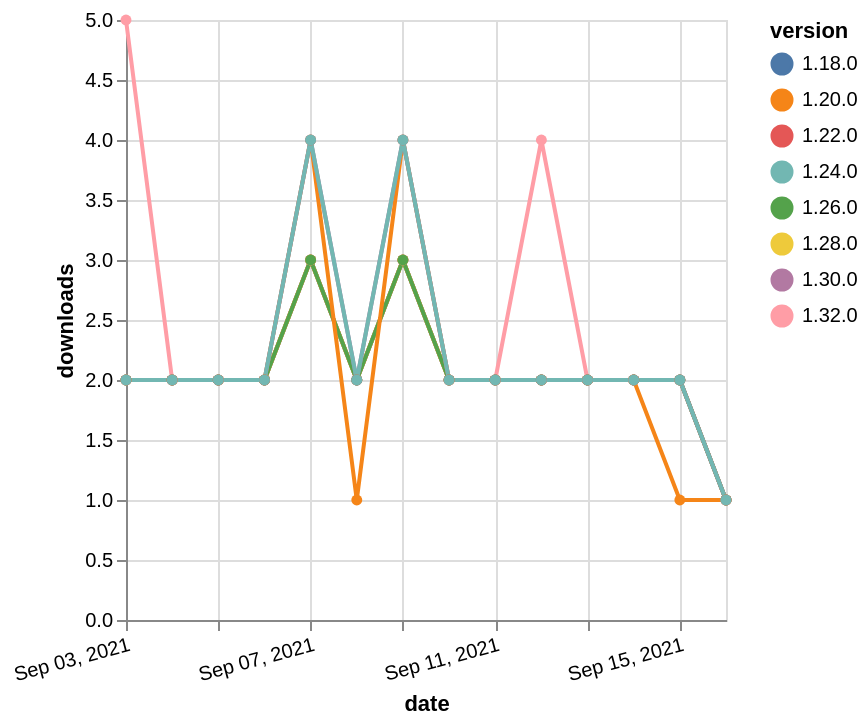

Here is the Vega-Lite specification saved for this chart:
### Vega-Lite specification from a JSON file in a GitHub repository (floating-point values rounded to 4 significant figures)
{"$schema": "https://vega.github.io/schema/vega-lite/v5.json", "description": "A simple bar chart with embedded data.", "data": {"values": [{"date": "2021-09-03", "total": 2410, "delta": 2, "version": "1.18.0"}, {"date": "2021-09-04", "total": 2412, "delta": 2, "version": "1.18.0"}, {"date": "2021-09-05", "total": 2414, "delta": 2, "version": "1.18.0"}, {"date": "2021-09-06", "total": 2416, "delta": 2, "version": "1.18.0"}, {"date": "2021-09-07", "total": 2419, "delta": 3, "version": "1.18.0"}, {"date": "2021-09-08", "total": 2421, "delta": 2, "version": "1.18.0"}, {"date": "2021-09-09", "total": 2424, "delta": 3, "version": "1.18.0"}, {"date": "2021-09-10", "total": 2426, "delta": 2, "version": "1.18.0"}, {"date": "2021-09-11", "total": 2428, "delta": 2, "version": "1.18.0"}, {"date": "2021-09-12", "total": 2430, "delta": 2, "version": "1.18.0"}, {"date": "2021-09-13", "total": 2432, "delta": 2, "version": "1.18.0"}, {"date": "2021-09-14", "total": 2434, "delta": 2, "version": "1.18.0"}, {"date": "2021-09-15", "total": 2436, "delta": 2, "version": "1.18.0"}, {"date": "2021-09-16", "total": 2437, "delta": 1, "version": "1.18.0"}, {"date": "2021-09-03", "total": 231, "delta": 5, "version": "1.32.0"}, {"date": "2021-09-04", "total": 233, "delta": 2, "version": "1.32.0"}, {"date": "2021-09-05", "total": 235, "delta": 2, "version": "1.32.0"}, {"date": "2021-09-06", "total": 237, "delta": 2, "version": "1.32.0"}, {"date": "2021-09-07", "total": 240, "delta": 3, "version": "1.32.0"}, {"date": "2021-09-08", "total": 242, "delta": 2, "version": "1.32.0"}, {"date": "2021-09-09", "total": 245, "delta": 3, "version": "1.32.0"}, {"date": "2021-09-10", "total": 247, "delta": 2, "version": "1.32.0"}, {"date": "2021-09-11", "total": 249, "delta": 2, "version": "1.32.0"}, {"date": "2021-09-12", "total": 253, "delta": 4, "version": "1.32.0"}, {"date": "2021-09-13", "total": 255, "delta": 2, "version": "1.32.0"}, {"date": "2021-09-14", "total": 257, "delta": 2, "version": "1.32.0"}, {"date": "2021-09-15", "total": 259, "delta": 2, "version": "1.32.0"}, {"date": "2021-09-16", "total": 260, "delta": 1, "version": "1.32.0"}, {"date": "2021-09-03", "total": 2078, "delta": 2, "version": "1.22.0"}, {"date": "2021-09-04", "total": 2080, "delta": 2, "version": "1.22.0"}, {"date": "2021-09-05", "total": 2082, "delta": 2, "version": "1.22.0"}, {"date": "2021-09-06", "total": 2084, "delta": 2, "version": "1.22.0"}, {"date": "2021-09-07", "total": 2087, "delta": 3, "version": "1.22.0"}, {"date": "2021-09-08", "total": 2089, "delta": 2, "version": "1.22.0"}, {"date": "2021-09-09", "total": 2092, "delta": 3, "version": "1.22.0"}, {"date": "2021-09-10", "total": 2094, "delta": 2, "version": "1.22.0"}, {"date": "2021-09-11", "total": 2096, "delta": 2, "version": "1.22.0"}, {"date": "2021-09-12", "total": 2098, "delta": 2, "version": "1.22.0"}, {"date": "2021-09-13", "total": 2100, "delta": 2, "version": "1.22.0"}, {"date": "2021-09-14", "total": 2102, "delta": 2, "version": "1.22.0"}, {"date": "2021-09-15", "total": 2104, "delta": 2, "version": "1.22.0"}, {"date": "2021-09-16", "total": 2105, "delta": 1, "version": "1.22.0"}, {"date": "2021-09-03", "total": 1019, "delta": 2, "version": "1.28.0"}, {"date": "2021-09-04", "total": 1021, "delta": 2, "version": "1.28.0"}, {"date": "2021-09-05", "total": 1023, "delta": 2, "version": "1.28.0"}, {"date": "2021-09-06", "total": 1025, "delta": 2, "version": "1.28.0"}, {"date": "2021-09-07", "total": 1028, "delta": 3, "version": "1.28.0"}, {"date": "2021-09-08", "total": 1030, "delta": 2, "version": "1.28.0"}, {"date": "2021-09-09", "total": 1033, "delta": 3, "version": "1.28.0"}, {"date": "2021-09-10", "total": 1035, "delta": 2, "version": "1.28.0"}, {"date": "2021-09-11", "total": 1037, "delta": 2, "version": "1.28.0"}, {"date": "2021-09-12", "total": 1039, "delta": 2, "version": "1.28.0"}, {"date": "2021-09-13", "total": 1041, "delta": 2, "version": "1.28.0"}, {"date": "2021-09-14", "total": 1043, "delta": 2, "version": "1.28.0"}, {"date": "2021-09-15", "total": 1045, "delta": 2, "version": "1.28.0"}, {"date": "2021-09-16", "total": 1046, "delta": 1, "version": "1.28.0"}, {"date": "2021-09-03", "total": 1477, "delta": 2, "version": "1.26.0"}, {"date": "2021-09-04", "total": 1479, "delta": 2, "version": "1.26.0"}, {"date": "2021-09-05", "total": 1481, "delta": 2, "version": "1.26.0"}, {"date": "2021-09-06", "total": 1483, "delta": 2, "version": "1.26.0"}, {"date": "2021-09-07", "total": 1486, "delta": 3, "version": "1.26.0"}, {"date": "2021-09-08", "total": 1488, "delta": 2, "version": "1.26.0"}, {"date": "2021-09-09", "total": 1491, "delta": 3, "version": "1.26.0"}, {"date": "2021-09-10", "total": 1493, "delta": 2, "version": "1.26.0"}, {"date": "2021-09-11", "total": 1495, "delta": 2, "version": "1.26.0"}, {"date": "2021-09-12", "total": 1497, "delta": 2, "version": "1.26.0"}, {"date": "2021-09-13", "total": 1499, "delta": 2, "version": "1.26.0"}, {"date": "2021-09-14", "total": 1501, "delta": 2, "version": "1.26.0"}, {"date": "2021-09-15", "total": 1503, "delta": 2, "version": "1.26.0"}, {"date": "2021-09-16", "total": 1504, "delta": 1, "version": "1.26.0"}, {"date": "2021-09-03", "total": 2522, "delta": 2, "version": "1.20.0"}, {"date": "2021-09-04", "total": 2524, "delta": 2, "version": "1.20.0"}, {"date": "2021-09-05", "total": 2526, "delta": 2, "version": "1.20.0"}, {"date": "2021-09-06", "total": 2528, "delta": 2, "version": "1.20.0"}, {"date": "2021-09-07", "total": 2532, "delta": 4, "version": "1.20.0"}, {"date": "2021-09-08", "total": 2533, "delta": 1, "version": "1.20.0"}, {"date": "2021-09-09", "total": 2537, "delta": 4, "version": "1.20.0"}, {"date": "2021-09-10", "total": 2539, "delta": 2, "version": "1.20.0"}, {"date": "2021-09-11", "total": 2541, "delta": 2, "version": "1.20.0"}, {"date": "2021-09-12", "total": 2543, "delta": 2, "version": "1.20.0"}, {"date": "2021-09-13", "total": 2545, "delta": 2, "version": "1.20.0"}, {"date": "2021-09-14", "total": 2547, "delta": 2, "version": "1.20.0"}, {"date": "2021-09-15", "total": 2548, "delta": 1, "version": "1.20.0"}, {"date": "2021-09-16", "total": 2549, "delta": 1, "version": "1.20.0"}, {"date": "2021-09-03", "total": 710, "delta": 2, "version": "1.30.0"}, {"date": "2021-09-04", "total": 712, "delta": 2, "version": "1.30.0"}, {"date": "2021-09-05", "total": 714, "delta": 2, "version": "1.30.0"}, {"date": "2021-09-06", "total": 716, "delta": 2, "version": "1.30.0"}, {"date": "2021-09-07", "total": 720, "delta": 4, "version": "1.30.0"}, {"date": "2021-09-08", "total": 722, "delta": 2, "version": "1.30.0"}, {"date": "2021-09-09", "total": 726, "delta": 4, "version": "1.30.0"}, {"date": "2021-09-10", "total": 728, "delta": 2, "version": "1.30.0"}, {"date": "2021-09-11", "total": 730, "delta": 2, "version": "1.30.0"}, {"date": "2021-09-12", "total": 732, "delta": 2, "version": "1.30.0"}, {"date": "2021-09-13", "total": 734, "delta": 2, "version": "1.30.0"}, {"date": "2021-09-14", "total": 736, "delta": 2, "version": "1.30.0"}, {"date": "2021-09-15", "total": 738, "delta": 2, "version": "1.30.0"}, {"date": "2021-09-16", "total": 739, "delta": 1, "version": "1.30.0"}, {"date": "2021-09-03", "total": 2006, "delta": 2, "version": "1.24.0"}, {"date": "2021-09-04", "total": 2008, "delta": 2, "version": "1.24.0"}, {"date": "2021-09-05", "total": 2010, "delta": 2, "version": "1.24.0"}, {"date": "2021-09-06", "total": 2012, "delta": 2, "version": "1.24.0"}, {"date": "2021-09-07", "total": 2016, "delta": 4, "version": "1.24.0"}, {"date": "2021-09-08", "total": 2018, "delta": 2, "version": "1.24.0"}, {"date": "2021-09-09", "total": 2022, "delta": 4, "version": "1.24.0"}, {"date": "2021-09-10", "total": 2024, "delta": 2, "version": "1.24.0"}, {"date": "2021-09-11", "total": 2026, "delta": 2, "version": "1.24.0"}, {"date": "2021-09-12", "total": 2028, "delta": 2, "version": "1.24.0"}, {"date": "2021-09-13", "total": 2030, "delta": 2, "version": "1.24.0"}, {"date": "2021-09-14", "total": 2032, "delta": 2, "version": "1.24.0"}, {"date": "2021-09-15", "total": 2034, "delta": 2, "version": "1.24.0"}, {"date": "2021-09-16", "total": 2035, "delta": 1, "version": "1.24.0"}]}, "width": "container", "mark": {"type": "line", "point": {"filled": true}}, "encoding": {"x": {"field": "date", "type": "temporal", "timeUnit": "yearmonthdate", "title": "date", "axis": {"labelAngle": -15}}, "y": {"field": "delta", "type": "quantitative", "title": "downloads"}, "color": {"field": "version", "type": "nominal"}, "tooltip": {"field": "delta"}}}
